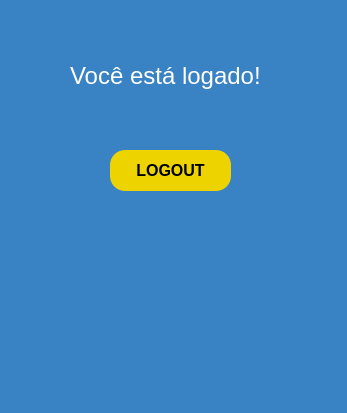
<?xml version="1.0" encoding="UTF-8"?>
<ui version="4.0">
 <class>MainWindow</class>
 <widget class="QMainWindow" name="MainWindow">
  <property name="geometry">
   <rect>
    <x>0</x>
    <y>0</y>
    <width>347</width>
    <height>413</height>
   </rect>
  </property>
  <property name="windowTitle">
   <string>MainWindow</string>
  </property>
  <property name="styleSheet">
   <string notr="true">background-color: rgb(57, 130, 195);</string>
  </property>
  <widget class="QWidget" name="centralwidget">
   <widget class="QLabel" name="label">
    <property name="geometry">
     <rect>
      <x>70</x>
      <y>50</y>
      <width>211</width>
      <height>51</height>
     </rect>
    </property>
    <property name="font">
     <font>
      <pointsize>-1</pointsize>
     </font>
    </property>
    <property name="styleSheet">
     <string notr="true">color:white;
font-size: 24px;
</string>
    </property>
    <property name="text">
     <string>Você está logado!</string>
    </property>
   </widget>
   <widget class="QPushButton" name="pushButton">
    <property name="geometry">
     <rect>
      <x>110</x>
      <y>150</y>
      <width>121</width>
      <height>41</height>
     </rect>
    </property>
    <property name="font">
     <font>
      <pointsize>12</pointsize>
      <weight>75</weight>
      <italic>false</italic>
      <bold>true</bold>
     </font>
    </property>
    <property name="styleSheet">
     <string notr="true">background-color: rgb(237, 212, 0);
border-radius: 15px;
</string>
    </property>
    <property name="text">
     <string>LOGOUT</string>
    </property>
   </widget>
  </widget>
  <widget class="QMenuBar" name="menubar">
   <property name="geometry">
    <rect>
     <x>0</x>
     <y>0</y>
     <width>347</width>
     <height>21</height>
    </rect>
   </property>
  </widget>
  <widget class="QStatusBar" name="statusbar"/>
 </widget>
 <resources/>
 <connections/>
</ui>
